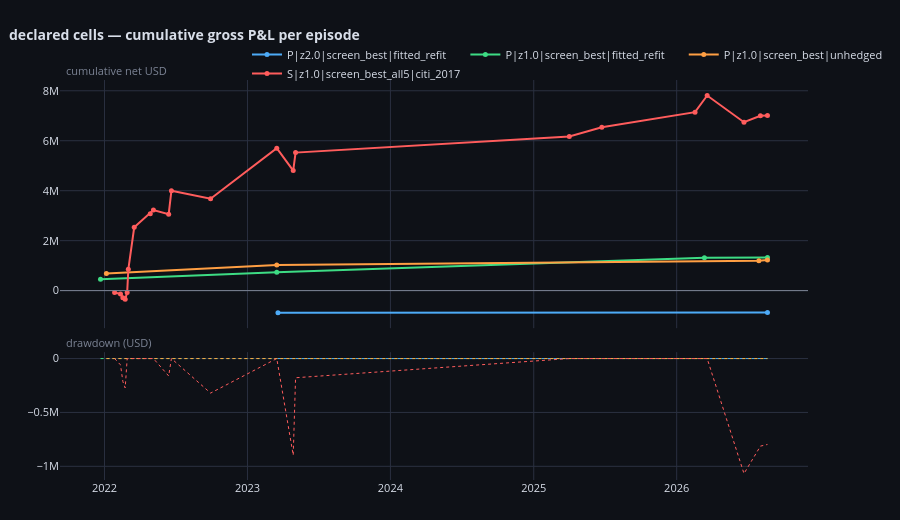

Notebook code cell kept with this figure:
### Code cell
_books = {}
for _c in ("P|z2.0|screen_best|fitted_refit", "P|z1.0|screen_best|fitted_refit",
           "P|z1.0|screen_best|unhedged", "S|z1.0|screen_best_all5|citi_2017"):
    _b = EPS[EPS.cell_id == _c]
    if len(_b):
        _books[_c] = _b
if _books:
    compare_curves(_books, title="declared cells — cumulative gross P&L per "
                                 "episode", time_col="exit_fill",
                   pnl_col="gross_usd", unit="USD").show()

### Figure 1 — Plotly figure (JSON) as saved in the notebook; plotly's stock layout.template omitted (floating-point values rounded to 4 significant figures)
{"data": [{"hovertemplate": "<b>P|z2.0|screen_best|fitted_refit</b><br>%{x|%Y-%m-%d}<br>cum %{y:.3f} USD<extra></extra>", "line": {"color": "#4dabf7", "width": 2}, "marker": {"size": 5}, "mode": "lines+markers", "name": "P|z2.0|screen_best|fitted_refit", "type": "scatter", "x": ["2023-03-19T20:00:00-04:00", "2026-08-20T20:00:00-04:00"], "xaxis": "x", "y": [-880800.0, -874300.0], "yaxis": "y"}, {"hoverinfo": "skip", "line": {"color": "#4dabf7", "dash": "dot", "width": 1}, "mode": "lines", "name": "P|z2.0|screen_best|fitted_refit dd", "showlegend": false, "type": "scatter", "x": ["2023-03-19T20:00:00-04:00", "2026-08-20T20:00:00-04:00"], "xaxis": "x2", "y": [0.0, 0.0], "yaxis": "y2"}, {"hovertemplate": "<b>P|z1.0|screen_best|fitted_refit</b><br>%{x|%Y-%m-%d}<br>cum %{y:.3f} USD<extra></extra>", "line": {"color": "#3ddc84", "width": 2}, "marker": {"size": 5}, "mode": "lines+markers", "name": "P|z1.0|screen_best|fitted_refit", "type": "scatter", "x": ["2021-12-21T19:00:00-05:00", "2023-03-16T20:00:00-04:00", "2026-03-12T20:00:00-04:00", "2026-08-20T20:00:00-04:00"], "xaxis": "x", "y": [457600.0, 739600.0, 1316000.0, 1323000.0], "yaxis": "y"}, {"hoverinfo": "skip", "line": {"color": "#3ddc84", "dash": "dot", "width": 1}, "mode": "lines", "name": "P|z1.0|screen_best|fitted_refit dd", "showlegend": false, "type": "scatter", "x": ["2021-12-21T19:00:00-05:00", "2023-03-16T20:00:00-04:00", "2026-03-12T20:00:00-04:00", "2026-08-20T20:00:00-04:00"], "xaxis": "x2", "y": [0.0, 0.0, 0.0, 0.0], "yaxis": "y2"}, {"hovertemplate": "<b>P|z1.0|screen_best|unhedged</b><br>%{x|%Y-%m-%d}<br>cum %{y:.3f} USD<extra></extra>", "line": {"color": "#ff9f43", "width": 2}, "marker": {"size": 5}, "mode": "lines+markers", "name": "P|z1.0|screen_best|unhedged", "type": "scatter", "x": ["2022-01-05T19:00:00-05:00", "2023-03-16T20:00:00-04:00", "2026-07-29T20:00:00-04:00", "2026-08-20T20:00:00-04:00"], "xaxis": "x", "y": [685400.0, 1029000.0, 1196000.0, 1221000.0], "yaxis": "y"}, {"hoverinfo": "skip", "line": {"color": "#ff9f43", "dash": "dot", "width": 1}, "mode": "lines", "name": "P|z1.0|screen_best|unhedged dd", "showlegend": false, "type": "scatter", "x": ["2022-01-05T19:00:00-05:00", "2023-03-16T20:00:00-04:00", "2026-07-29T20:00:00-04:00", "2026-08-20T20:00:00-04:00"], "xaxis": "x2", "y": [0.0, 0.0, 0.0, 0.0], "yaxis": "y2"}, {"hovertemplate": "<b>S|z1.0|screen_best_all5|citi_2017</b><br>%{x|%Y-%m-%d}<br>cum %{y:.3f} USD<extra></extra>", "line": {"color": "#ff5c5c", "width": 2}, "marker": {"size": 5}, "mode": "lines+markers", "name": "S|z1.0|screen_best_all5|citi_2017", "type": "scatter", "x": ["2022-01-26T19:00:00-05:00", "2022-02-10T19:00:00-05:00", "2022-02-16T19:00:00-05:00", "2022-02-22T19:00:00-05:00", "2022-02-27T19:00:00-05:00", "2022-03-02T19:00:00-05:00", "2022-03-17T20:00:00-04:00", "2022-04-27T20:00:00-04:00", "2022-05-05T20:00:00-04:00", "2022-06-13T20:00:00-04:00", "2022-06-20T20:00:00-04:00", "2022-09-28T20:00:00-04:00", "2023-03-16T20:00:00-04:00", "2023-04-27T20:00:00-04:00", "2023-05-03T20:00:00-04:00", "2025-04-01T20:00:00-04:00", "2025-06-23T20:00:00-04:00", "2026-02-16T19:00:00-05:00", "2026-03-19T20:00:00-04:00", "2026-06-21T20:00:00-04:00", "2026-08-02T20:00:00-04:00", "2026-08-20T20:00:00-04:00"], "xaxis": "x", "y": [-74060.0, -132800.0, -286400.0, -347300.0, -76980.0, 851700.0, 2534000.0, 3081000.0, 3224000.0, 3062000.0, 4001000.0, 3681000.0, 5704000.0, 4807000.0, 5526000.0, 6173000.0, 6538000.0, 7142000.0, 7809000.0, 6742000.0, 6997000.0, 7012000.0], "yaxis": "y"}, {"hoverinfo": "skip", "line": {"color": "#ff5c5c", "dash": "dot", "width": 1}, "mode": "lines", "name": "S|z1.0|screen_best_all5|citi_2017 dd", "showlegend": false, "type": "scatter", "x": ["2022-01-26T19:00:00-05:00", "2022-02-10T19:00:00-05:00", "2022-02-16T19:00:00-05:00", "2022-02-22T19:00:00-05:00", "2022-02-27T19:00:00-05:00", "2022-03-02T19:00:00-05:00", "2022-03-17T20:00:00-04:00", "2022-04-27T20:00:00-04:00", "2022-05-05T20:00:00-04:00", "2022-06-13T20:00:00-04:00", "2022-06-20T20:00:00-04:00", "2022-09-28T20:00:00-04:00", "2023-03-16T20:00:00-04:00", "2023-04-27T20:00:00-04:00", "2023-05-03T20:00:00-04:00", "2025-04-01T20:00:00-04:00", "2025-06-23T20:00:00-04:00", "2026-02-16T19:00:00-05:00", "2026-03-19T20:00:00-04:00", "2026-06-21T20:00:00-04:00", "2026-08-02T20:00:00-04:00", "2026-08-20T20:00:00-04:00"], "xaxis": "x2", "y": [0.0, -58770.0, -212400.0, -273300.0, -2924.0, 0.0, 0.0, 0.0, 0.0, -161500.0, 0.0, -320400.0, 0.0, -897000.0, -178100.0, 0.0, 0.0, 0.0, 0.0, -1068000.0, -812700.0, -796900.0], "yaxis": "y2"}], "layout": {"annotations": [{"font": {"color": "#7b8394", "size": 11}, "showarrow": false, "text": "cumulative net USD", "x": 0.005, "xanchor": "left", "xref": "paper", "y": 1.0, "yanchor": "bottom", "yref": "paper"}, {"font": {"color": "#7b8394", "size": 11}, "showarrow": false, "text": "drawdown (USD)", "x": 0.005, "xanchor": "left", "xref": "paper", "y": 0.3196, "yanchor": "bottom", "yref": "paper"}], "font": {"color": "#d8dee9", "size": 11}, "height": 520, "hoverlabel": {"bgcolor": "#161a23", "bordercolor": "#2a3040"}, "hovermode": "x unified", "legend": {"bgcolor": "rgba(0,0,0,0)", "orientation": "h", "x": 0.25, "y": 1.1}, "margin": {"b": 40, "l": 60, "r": 30, "t": 80}, "paper_bgcolor": "#0e1117", "plot_bgcolor": "#0e1117", "shapes": [{"line": {"color": "#7b8394", "width": 1}, "type": "line", "x0": 0, "x1": 1, "xref": "x domain", "y0": 0, "y1": 0, "yref": "y"}], "title": {"font": {"size": 14}, "text": "<b>declared cells — cumulative gross P&L per episode</b>", "x": 0.01}, "xaxis": {"anchor": "y", "domain": [0.0, 1.0], "gridcolor": "#2a3040", "matches": "x2", "showgrid": true, "showspikes": true, "showticklabels": false, "spikecolor": "#7b8394", "spikedash": "dot", "spikemode": "across", "spikesnap": "cursor", "spikethickness": 1}, "xaxis2": {"anchor": "y2", "domain": [0.0, 1.0], "gridcolor": "#2a3040", "showgrid": true, "showspikes": true, "spikecolor": "#7b8394", "spikedash": "dot", "spikemode": "across", "spikesnap": "cursor", "spikethickness": 1}, "yaxis": {"anchor": "x", "domain": [0.3796, 1.0], "gridcolor": "#2a3040", "showgrid": true, "zeroline": false}, "yaxis2": {"anchor": "x2", "domain": [0.0, 0.3196], "gridcolor": "#2a3040", "showgrid": true, "zeroline": false}}}
